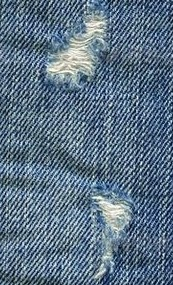
#> input picture data/test_fabric_1.jpg, 173 x 285 px, given as the content of the folder data/defect_images, which was not available
$ python detector.py   (Python 2 division)   (older library calls are emulated)
#> lines starting #> are read from the running program, lines starting #| are printed output that depends on the picture; pictures that were not available may be replaced by others from this repository, and a replacement may not be noted
### utils.py
import os
from scipy.ndimage import imread
import numpy as np
import math
import matplotlib.pyplot as plt
import matplotlib.patches as patches

def get_positive_features(train_path_pos, cell_size, window_size, block_size, nbins):
    '''
    'train_path_pos' is a string. This directory contains 36x36 images of
      faces
    'feature_params' is a struct, with fields
      feature_params.template_size (probably 36), the number of pixels
         spanned by each train / test template and
      feature_params.hog_cell_size (default 6), the number of pixels in each
         HoG cell. template size should be evenly divisible by hog_cell_size.
         Smaller HoG cell sizes tend to work better, but they make things
         slower because the feature dimensionality increases and more
         importantly the step size of the classifier decreases at test time.

    'features_pos' is N by D matrix where N is the number of faces and D
    is the template dimensionality, which would be
      (feature_params.template_size / feature_params.hog_cell_size)^2 * 31
    if you're using the default vl_hog parameters
    '''

    image_files = [os.path.join(train_path_pos, f) for f in os.listdir(train_path_pos) if f.endswith('.jpg')]
    num_images = len(image_files)
    total_block_size = block_size * cell_size
    template_size = int((np.floor((window_size[0] - 2) / (total_block_size / 2)) - 1) * (np.floor((window_size[1] - 2) / (total_block_size / 2)) - 1))
    D = template_size * block_size * block_size * nbins
    features_pos = np.zeros((num_images, D))
    for i in range(num_images):
        img = imread(image_files[i], flatten=True)
        features_pos[i] = compute_hog_features(img, cell_size, block_size, nbins).reshape(-1)
    return features_pos

# [40 lines left out: function get_random_negative_features, not called in this run]


'''
COMPUTE_GRADIENT Given an image, computes the pixel gradients

Arguments:
    im - a grayscale image, represented as an ndarray of size (H, W) containing
        the pixel values

Returns:
    angles - ndarray of size (H-2, W-2) containing gradient angles in degrees

    magnitudes - ndarray of size (H-2, W-2) containing gradient magnitudes

The way that the angles and magnitude per pixel are computed as follows:
Given the following pixel grid

    P1 P2 P3
    P4 P5 P6
    P7 P8 P9

We compute the angle on P5 as arctan(dy/dx) = arctan(P2-P8 / P4-P6).
Note that we should be using np.arctan2, which is more numerically stable.
However, this puts us in the range [-180, 180] degrees. To be in the range
[0,180], we need to simply add 180 degrees to the negative angles.

The magnitude is simply sqrt((P4-P6)^2 + (P2-P8)^2)
'''
def compute_gradient(im):
    H, W = im.shape
    xgrad = np.zeros((H-2, W-2))
    ygrad = np.zeros((H-2, W-2))

    xgrad = im[1:-1, :-2] - im[1:-1, 2:]
    ygrad = im[:-2, 1:-1] - im[2:, 1:-1]

    angles = np.arctan2(ygrad, xgrad)
    angles[angles < 0] += math.pi
    angles = np.degrees(angles)
    magnitudes = np.sqrt(xgrad ** 2 + ygrad ** 2)
    return angles, magnitudes


'''
GENERATE_HISTOGRAM Given matrices of angles and magnitudes of the image
gradient, generate the histogram of angles

Arguments:
    angles - ndarray of size (M, N) containing gradient angles in degrees

    magnitudes - ndarray of size (M, N) containing gradient magnitudes

    nbins - the number of bins that you want to bin the histogram into

Returns:
    histogram - an ndarray of size (nbins,) containing the distribution
        of gradient angles.

This method should be implemented as follows:

1)Each histogram will bin the angle from 0 to 180 degrees. The number of bins
will dictate what angles fall into what bin (i.e. if nbins=9, then first bin
will contain the votes of angles close to 10, the second bin will contain those
close to 30, etc).

2) To create these histogram, iterate over the gradient grids, putting each
gradient into its respective bins. To do this properly, we interpolate and
weight the voting by both its magnitude and how close it is to the average
angle of the two bins closest to the angle of the gradient. For example, if we
have nbins = 9 and receive angle of 20 degrees with magnitude 1, then we the
vote contribution to the histogram weights equally with the first and second bins
(since its closest to both 10 and 30 degrees). If instead, we recieve angle of
25 degrees with magnitude 2, then it is weighted 25% in the first bin and 75%
in second bin, but with twice the voting power.

Mathematically, if you have an angle, magnitude, the center_angle1 of the lower
bin center_angle2 of the higher bin, then:

histogram[bin1] += magnitude * |angle - center_angle2| / (180 / nbins)
histogram[bin2] += magnitude * |angle - center_angle1| / (180 / nbins)

Notice how that we're weighting by the distance to the opposite center. The
further the angle is from one center means it is closer to the opposite center
(and should be weighted more).

One special case you will have to take care of is when the angle is near
180 degrees or 0 degrees. It may be that the two nearest bins are the first and
last bins respectively.OA
'''
def generate_histogram(angles, magnitudes, nbins = 9):
    histogram = np.zeros(nbins)

    bin_size = float(180 / nbins)

    # iterate over the pixels
    for h in xrange(angles.shape[0]):
        for w in xrange(angles.shape[1]):
            ang = angles[h,w]
            mag = magnitudes[h,w]

            if ang >= 180:
                ang = ang - 180

            # interpolate the votes
            lower_idx = int(ang / bin_size) - 1
            upper_idx = lower_idx + 1

            lower_ang = lower_idx * bin_size + 90/nbins
            upper_ang = upper_idx * bin_size + 90/nbins

            # Account for edge case
            if upper_idx >= nbins:
                upper_idx = 0
            if lower_idx < 0:
                lower_idx = nbins - 1

            lower_diff= abs(ang - lower_ang)
            upper_diff = abs(ang - upper_ang)
            lower_percent = upper_diff/ bin_size
            upper_percent = lower_diff/ bin_size
            histogram[lower_idx] += lower_percent * mag
            histogram[upper_idx] += upper_percent * mag

    return histogram


'''
COMPUTE_HOG_FEATURES Computes the histogram of gradients features
Arguments:
    im - the image matrix

    pixels_in_cell - each cell will be of size (pixels_in_cell, pixels_in_cell)
        pixels

    cells_in_block - each block will be of size (cells_in_block, cells_in_block)
        cells

    nbins - number of histogram bins

Returns:
    features - the hog features of the image represented as an ndarray of size
        (H_blocks, W_blocks, cells_in_block * cells_in_block * nbins), where
            H_blocks is the number of blocks that fit height-wise
            W_blocks is the number of blocks that fit width-wise

Generating the HoG features can be done as follows:

1) Compute the gradient for the image, generating angles and magnitudes

2) Define a cell, which is a grid of (pixels_in_cell, pixels_in_cell) pixels.
Also, define a block, which is a grid of (cells_in_block, cells_in_block) cells.
This means each block is a grid of side length pixels_in_cell * cell_in_block
pixels.

3) Pass a sliding window over the image, with the window size being the size of
a block. The stride of the sliding window should be half the block size, (50%
overlap). Each cell in each block will store a histogram of the gradients in
that cell. Consequently, there will be cells_in_block * cells_in_block
histograms in each block. This means that each block feature will initially
represented as a (cells_in_block, cells_in_block, nbins) ndarray, that can
reshaped into a (cells_in_block * cells_in_block *nbins,) ndarray. Make sure to
normalize such that the norm of this flattened block feature is 1.

4) The overall hog feature that you return will be a grid of all these flattened
block features.

Note: The final overall feature ndarray can be flattened if you want to use to
train a classifier or use it as a feature vector.
'''
def compute_hog_features(im, pixels_in_cell, cells_in_block, nbins):
    height = im.shape[0] - 2
    width = im.shape[1] - 2

    angles, magnitudes = compute_gradient(im)

    total_cells_in_block = cells_in_block * pixels_in_cell
    stride = total_cells_in_block / 2
    features = np.zeros((int(math.floor(height / stride)) - 1,
        int(math.floor(width / stride)) - 1,
        nbins * cells_in_block * cells_in_block))

    # iterate over the blocks, 50% overlap
    for w in xrange(0, width - total_cells_in_block, stride):
        for h in xrange(0, height - total_cells_in_block, stride):
            block_features = np.zeros((cells_in_block, cells_in_block,  nbins))
            block_magnitude = magnitudes[h:h+total_cells_in_block,
                w:w+total_cells_in_block]
            block_angle = angles[h:h+total_cells_in_block,
                    w:w+total_cells_in_block]

            #  iterate over the cells
            for i in xrange(cells_in_block):
                for j in xrange(cells_in_block):
                    cell_magnitudes = block_magnitude[i * pixels_in_cell:(i+1)
                            * pixels_in_cell,
                            j*pixels_in_cell:(j+1)*pixels_in_cell]
                    cell_angles = block_angle[i * pixels_in_cell:(i+1)
                            * pixels_in_cell,
                            j*pixels_in_cell:(j+1)*pixels_in_cell]
                    block_features[i,j,:] = generate_histogram(cell_angles,
                            cell_magnitudes, nbins)

            block_features = block_features.flatten()
            block_features = block_features \
                / np.sqrt(np.linalg.norm(block_features) ** 2 + .01)
            features[int(math.ceil(h/(stride))),
                int(math.ceil(w/(stride))),:] = block_features

    return features


# Displays the HoG features next to the original image
# [16 lines left out: function plot_img_with_bbox, not called in this run]

### detector.py
import re
from scipy import fftpack, ndimage
import scipy.misc
import cv2
import numpy as np
from matplotlib import pyplot as plt

import os
from sklearn.svm import LinearSVC
from scipy.ndimage import imread
from utils import *

'''
RUN_DETECTOR Given an image, runs the SVM detector and outputs bounding
boxes and scores

Arguments:
    im - the image matrix

    clf - the sklearn SVM object. You will probably use the
        decision_function() method to determine whether the object is
        a face or not.
        http://scikit-learn.org/stable/modules/generated/sklearn.svm.SVC.html

    window_size - an array which contains the height and width of the sliding
    	window

    cell_size - each cell will be of size (cell_size, cell_size) pixels

    block_size - each block will be of size (block_size, block_size) cells

    nbins - number of histogram bins

Returns:
    bboxes - D x 4 bounding boxes that tell [xmin ymin width height] per bounding
    	box

    scores - the SVM scores associated with each bounding box in bboxes

You can compute the HoG features using the compute_hog_features() method
that you implemented in PS3. We have provided an implementation in utils.py,
but feel free to use your own implementation. You will use the HoG features
in a sliding window based detection approach.

Recall that using a sliding window is to take a certain section (called the
window) of the image and compute a score for it. This window then "slides"
across the image, shifting by either n pixels up or down (where n is called
the window's stride).

Using a sliding window approach (with stride of block_size * cell_size / 2),
compute the SVM score for that window. If it's greater than 1 (the SVM decision
boundary), add it to the bounding box list. At the very end, after implementing
nonmaximal suppression, you will filter the nonmaximal bounding boxes out.
'''
# [33 lines left out: function run_detector, not called in this run]


'''
NON_MAX_SUPPRESSION Given a list of bounding boxes, returns a subset that
uses high confidence detections to suppresses other overlapping
detections. Detections can partially overlap, but the
center of one detection can not be within another detection.

Arguments:
    bboxes - ndarray of size (N,4) where N is the number of detections,
        and each row is [x_min, y_min, width, height]

    confidences - ndarray of size (N, 1) of the SVM confidence of each bounding
    	box.

    img_size - [height,width] dimensions of the image.

Returns:
    nms_bboxes -  ndarray of size (N, 4) where N is the number of non-overlapping
        detections, and each row is [x_min, y_min, width, height]. Each bounding box
        should not be overlapping significantly with any other bounding box.

In order to get the list of maximal bounding boxes, first sort bboxes by
confidences. Then go through each of the bboxes in order, adding them to
the list if they do not significantly overlap with any already in the list.
A significant overlap is if the center of one bbox is in the other bbox.
'''
# [41 lines left out: function non_max_suppression, not called in this run]


if __name__ == '__main__':
    block_size = 2
    cell_size = 6
    nbins = 9
    window_size = np.array([48, 48])

    # Transform the input images, scaling them to be a standard size
    def resize_images(inputDirectory, outputDirectory):
#> called with inputDirectory = 'data/defect_images', outputDirectory = 'data/resized_defect_images'
        for root, dirnames, filenames in os.walk(inputDirectory):
            for filename in filenames:
                if re.search("\.(JPG|jpg|jpeg|png|bmp|tiff)$", filename):
                    filepath = os.path.join(root, filename)
                    image = ndimage.imread(filepath, mode="RGB")
#> image is the input picture: shape (285, 173, 3); mean R, G, B 92.6, 114.2, 133.6
                    image_resized = scipy.misc.imresize(image, (window_size[0], window_size[1]))
                    scipy.misc.imsave(outputDirectory + "/" + filename + "_resized.jpg", image_resized)


    #if not (os.path.exists('data/resized_defect_images') and os.path.exists ('data/resized_non_defect_images')):
    resize_images("data/defect_images", "data/resized_defect_images")
    #resize_images("data/non_defect_images", "data/resized_non_defect_images")

    # compute or load features for training
    if not (os.path.exists('data/features_pos.npy') and os.path.exists('data/features_neg.npy')):
        features_pos = get_positive_features('data/resized_defect_images', cell_size, window_size, block_size, nbins)
#> in get_positive_features, `img = imread(image_files[i], flatten=True)`:
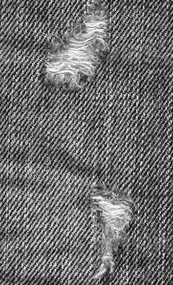
#> img: shape (285, 173) float32; min 4.38, max 254.2, mean 110
#> in compute_gradient, `xgrad = im[1:-1, :-2] - im[1:-1, 2:]`:
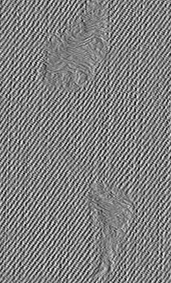
#> xgrad: shape (283, 171) float32; min -229.7, max 227.2, mean 0.2; drawn with min black and max white
#> in compute_gradient, `ygrad = im[:-2, 1:-1] - im[2:, 1:-1]`:
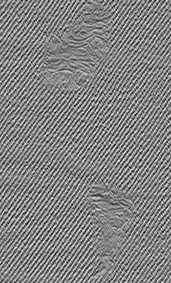
#> ygrad: shape (283, 171) float32; min -223.1, max 212.3, mean 0.1; drawn with min black and max white
#> in compute_gradient, `angles = np.arctan2(ygrad, xgrad)`:
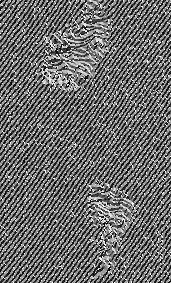
#> angles: shape (283, 171) float32; min -3.14, max 3.14, mean -0.476; drawn with min black and max white
#> in compute_gradient, `angles[angles < 0] += math.pi`:
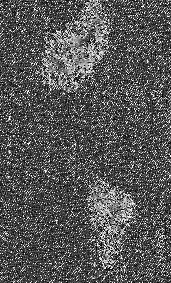
#> angles: shape (283, 171) float32; min 0, max 3.14, mean 1.07; drawn with min black and max white
#> in compute_gradient, `angles = np.degrees(angles)`:
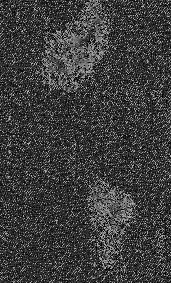
#> angles: shape (283, 171) float32; min 0, max 180, mean 61.4
#> in compute_gradient, `magnitudes = np.sqrt(xgrad ** 2 + ygrad ** 2)`:
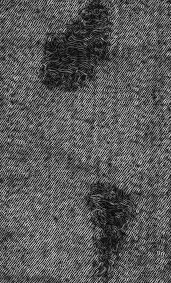
#> magnitudes: shape (283, 171) float32; min 0.515, max 291.8, mean 101.7; drawn with min black and max white
#> (the run stopped early here; a loop or call above may not have finished)
